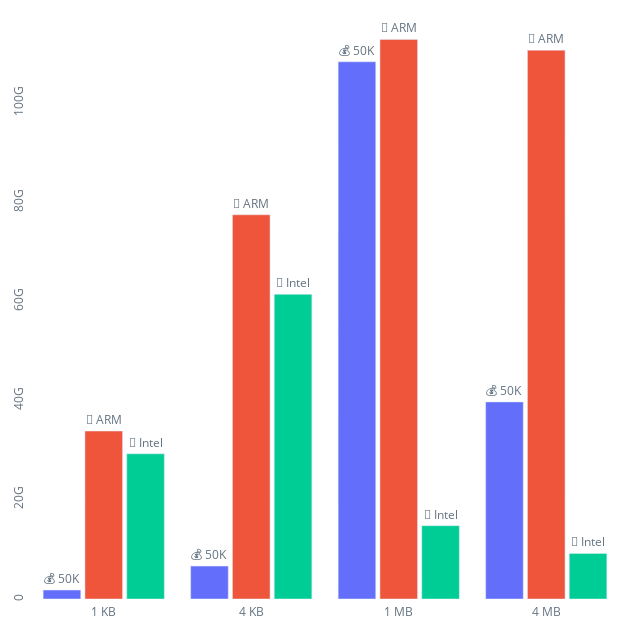

Source (notebook cell):
### Code cell
fig = chart_for_workload("std::memcpy", workloads=['1 KB', '4 KB', '1 MB', '4 MB'])
fig.write_image("report_memcpy.svg")
fig.show()

### Figure 1 — Plotly figure (JSON) as saved in the notebook; plotly's stock layout.template omitted (floating-point values rounded to 4 significant figures)
{"data": [{"name": "💰 50K", "orientation": "v", "text": ["💰 50K", "💰 50K", "💰 50K", "💰 50K"], "textposition": "outside", "type": "bar", "x": ["1 KB", "4 KB", "1 MB", "4 MB"], "y": [1799000000.0, 6630000000.0, 108200000000.0, 39710000000.0]}, {"name": " ARM", "orientation": "v", "text": [" ARM", " ARM", " ARM", " ARM"], "textposition": "outside", "type": "bar", "x": ["1 KB", "4 KB", "1 MB", "4 MB"], "y": [33840000000.0, 77410000000.0, 112700000000.0, 110600000000.0]}, {"name": " Intel", "orientation": "v", "text": [" Intel", " Intel", " Intel", " Intel"], "textposition": "outside", "type": "bar", "x": ["1 KB", "4 KB", "1 MB", "4 MB"], "y": [29250000000.0, 61380000000.0, 14770000000.0, 9180000000.0]}], "layout": {"bargap": 0.15, "bargroupgap": 0.1, "barmode": "group", "font": {"color": "#637381"}, "height": 630, "margin": {"b": 10, "l": 10, "pad": 4, "r": 10, "t": 10}, "paper_bgcolor": "rgba(0,0,0,0)", "plot_bgcolor": "rgba(0,0,0,0)", "showlegend": false, "width": 630, "yaxis": {"exponentformat": "SI", "tickangle": -90}}}
